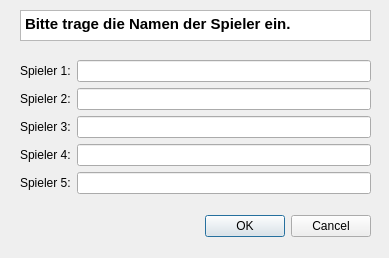
<?xml version="1.0" encoding="UTF-8"?>
<ui version="4.0">
 <class>FuenfSpielerDialog</class>
 <widget class="QDialog" name="FuenfSpielerDialog">
  <property name="geometry">
   <rect>
    <x>0</x>
    <y>0</y>
    <width>389</width>
    <height>258</height>
   </rect>
  </property>
  <property name="windowTitle">
   <string>Dialog</string>
  </property>
  <widget class="QDialogButtonBox" name="buttonBox">
   <property name="geometry">
    <rect>
     <x>30</x>
     <y>210</y>
     <width>341</width>
     <height>32</height>
    </rect>
   </property>
   <property name="orientation">
    <enum>Qt::Horizontal</enum>
   </property>
   <property name="standardButtons">
    <set>QDialogButtonBox::Cancel|QDialogButtonBox::Ok</set>
   </property>
  </widget>
  <widget class="QTextBrowser" name="textBrowser">
   <property name="geometry">
    <rect>
     <x>20</x>
     <y>10</y>
     <width>351</width>
     <height>31</height>
    </rect>
   </property>
   <property name="html">
    <string>&lt;!DOCTYPE HTML PUBLIC &quot;-//W3C//DTD HTML 4.0//EN&quot; &quot;http://www.w3.org/TR/REC-html40/strict.dtd&quot;&gt;
&lt;html&gt;&lt;head&gt;&lt;meta name=&quot;qrichtext&quot; content=&quot;1&quot; /&gt;&lt;style type=&quot;text/css&quot;&gt;
p, li { white-space: pre-wrap; }
&lt;/style&gt;&lt;/head&gt;&lt;body style=&quot; font-family:'MS Shell Dlg 2'; font-size:8pt; font-weight:400; font-style:normal;&quot;&gt;
&lt;p style=&quot; margin-top:0px; margin-bottom:0px; margin-left:0px; margin-right:0px; -qt-block-indent:0; text-indent:0px;&quot;&gt;&lt;span style=&quot; font-size:11pt; font-weight:600;&quot;&gt;Bitte trage die Namen der Spieler ein.&lt;/span&gt;&lt;/p&gt;&lt;/body&gt;&lt;/html&gt;</string>
   </property>
  </widget>
  <widget class="QWidget" name="">
   <property name="geometry">
    <rect>
     <x>20</x>
     <y>60</y>
     <width>351</width>
     <height>136</height>
    </rect>
   </property>
   <layout class="QGridLayout" name="gridLayout">
    <item row="0" column="0">
     <widget class="QLabel" name="label">
      <property name="text">
       <string>Spieler 1:</string>
      </property>
     </widget>
    </item>
    <item row="0" column="1">
     <widget class="QLineEdit" name="lineEdit"/>
    </item>
    <item row="1" column="0">
     <widget class="QLabel" name="label_2">
      <property name="text">
       <string>Spieler 2:</string>
      </property>
     </widget>
    </item>
    <item row="1" column="1">
     <widget class="QLineEdit" name="lineEdit_2"/>
    </item>
    <item row="2" column="0">
     <widget class="QLabel" name="label_3">
      <property name="text">
       <string>Spieler 3:</string>
      </property>
     </widget>
    </item>
    <item row="2" column="1">
     <widget class="QLineEdit" name="lineEdit_3"/>
    </item>
    <item row="3" column="0">
     <widget class="QLabel" name="label_4">
      <property name="text">
       <string>Spieler 4:</string>
      </property>
     </widget>
    </item>
    <item row="3" column="1">
     <widget class="QLineEdit" name="lineEdit_4"/>
    </item>
    <item row="4" column="0">
     <widget class="QLabel" name="label_5">
      <property name="text">
       <string>Spieler 5:</string>
      </property>
     </widget>
    </item>
    <item row="4" column="1">
     <widget class="QLineEdit" name="lineEdit_5"/>
    </item>
   </layout>
  </widget>
 </widget>
 <resources/>
 <connections>
  <connection>
   <sender>buttonBox</sender>
   <signal>accepted()</signal>
   <receiver>FuenfSpielerDialog</receiver>
   <slot>accept()</slot>
   <hints>
    <hint type="sourcelabel">
     <x>248</x>
     <y>254</y>
    </hint>
    <hint type="destinationlabel">
     <x>157</x>
     <y>274</y>
    </hint>
   </hints>
  </connection>
  <connection>
   <sender>buttonBox</sender>
   <signal>rejected()</signal>
   <receiver>FuenfSpielerDialog</receiver>
   <slot>reject()</slot>
   <hints>
    <hint type="sourcelabel">
     <x>316</x>
     <y>260</y>
    </hint>
    <hint type="destinationlabel">
     <x>286</x>
     <y>274</y>
    </hint>
   </hints>
  </connection>
 </connections>
</ui>
